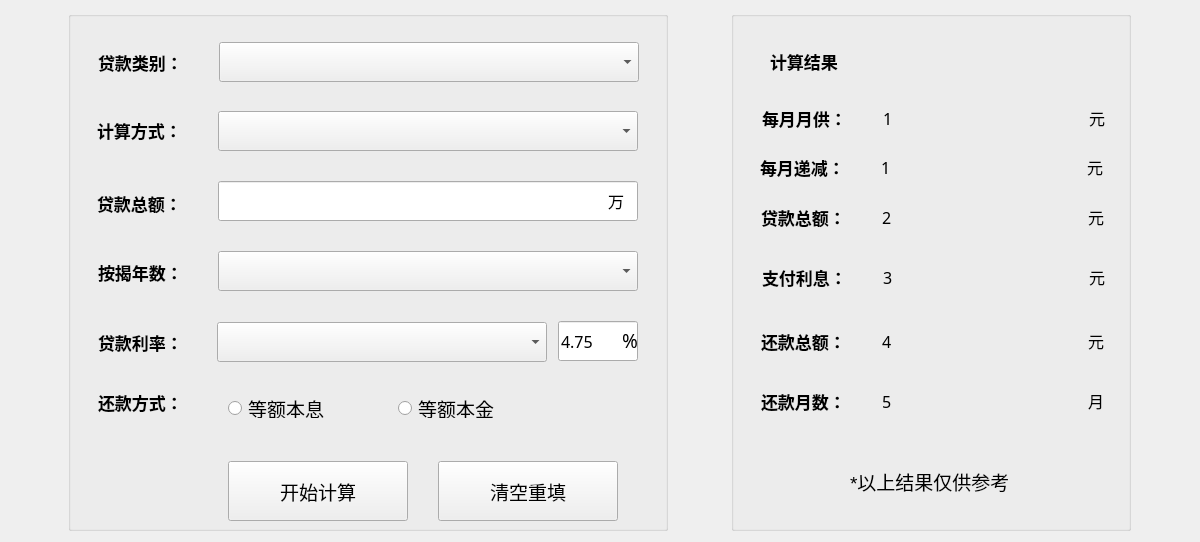
<?xml version="1.0" encoding="UTF-8"?>
<ui version="4.0">
 <class>Widget4</class>
 <widget class="QWidget" name="Widget4">
  <property name="geometry">
   <rect>
    <x>0</x>
    <y>0</y>
    <width>1200</width>
    <height>540</height>
   </rect>
  </property>
  <property name="minimumSize">
   <size>
    <width>0</width>
    <height>0</height>
   </size>
  </property>
  <property name="maximumSize">
   <size>
    <width>99999</width>
    <height>99999</height>
   </size>
  </property>
  <property name="windowTitle">
   <string>Form</string>
  </property>
  <layout class="QHBoxLayout" name="horizontalLayout">
   <item>
    <widget class="QGroupBox" name="groupBox">
     <property name="minimumSize">
      <size>
       <width>600</width>
       <height>520</height>
      </size>
     </property>
     <property name="maximumSize">
      <size>
       <width>600</width>
       <height>520</height>
      </size>
     </property>
     <property name="title">
      <string/>
     </property>
     <widget class="QLabel" name="label1">
      <property name="geometry">
       <rect>
        <x>30</x>
        <y>40</y>
        <width>115</width>
        <height>22</height>
       </rect>
      </property>
      <property name="minimumSize">
       <size>
        <width>115</width>
        <height>22</height>
       </size>
      </property>
      <property name="maximumSize">
       <size>
        <width>115</width>
        <height>22</height>
       </size>
      </property>
      <property name="font">
       <font>
        <family>黑体</family>
        <pointsize>13</pointsize>
        <weight>75</weight>
        <bold>true</bold>
       </font>
      </property>
      <property name="text">
       <string>贷款类别：</string>
      </property>
     </widget>
     <widget class="QLabel" name="label6">
      <property name="geometry">
       <rect>
        <x>30</x>
        <y>250</y>
        <width>115</width>
        <height>22</height>
       </rect>
      </property>
      <property name="minimumSize">
       <size>
        <width>115</width>
        <height>22</height>
       </size>
      </property>
      <property name="maximumSize">
       <size>
        <width>115</width>
        <height>22</height>
       </size>
      </property>
      <property name="font">
       <font>
        <family>黑体</family>
        <pointsize>13</pointsize>
        <weight>75</weight>
        <bold>true</bold>
       </font>
      </property>
      <property name="text">
       <string>按揭年数：</string>
      </property>
     </widget>
     <widget class="QComboBox" name="comboBox1">
      <property name="geometry">
       <rect>
        <x>151</x>
        <y>31</y>
        <width>420</width>
        <height>40</height>
       </rect>
      </property>
      <property name="minimumSize">
       <size>
        <width>420</width>
        <height>40</height>
       </size>
      </property>
      <property name="maximumSize">
       <size>
        <width>420</width>
        <height>40</height>
       </size>
      </property>
      <property name="font">
       <font>
        <family>微软雅黑 Light</family>
        <pointsize>12</pointsize>
       </font>
      </property>
     </widget>
     <widget class="QComboBox" name="comboBox3">
      <property name="geometry">
       <rect>
        <x>150</x>
        <y>240</y>
        <width>420</width>
        <height>40</height>
       </rect>
      </property>
      <property name="minimumSize">
       <size>
        <width>420</width>
        <height>40</height>
       </size>
      </property>
      <property name="maximumSize">
       <size>
        <width>420</width>
        <height>40</height>
       </size>
      </property>
      <property name="font">
       <font>
        <family>微软雅黑 Light</family>
        <pointsize>12</pointsize>
       </font>
      </property>
     </widget>
     <widget class="QLabel" name="label2">
      <property name="geometry">
       <rect>
        <x>29</x>
        <y>108</y>
        <width>115</width>
        <height>22</height>
       </rect>
      </property>
      <property name="minimumSize">
       <size>
        <width>115</width>
        <height>22</height>
       </size>
      </property>
      <property name="maximumSize">
       <size>
        <width>115</width>
        <height>22</height>
       </size>
      </property>
      <property name="font">
       <font>
        <family>黑体</family>
        <pointsize>13</pointsize>
        <weight>75</weight>
        <bold>true</bold>
       </font>
      </property>
      <property name="text">
       <string>计算方式：</string>
      </property>
     </widget>
     <widget class="QLabel" name="label7">
      <property name="geometry">
       <rect>
        <x>30</x>
        <y>320</y>
        <width>115</width>
        <height>22</height>
       </rect>
      </property>
      <property name="minimumSize">
       <size>
        <width>115</width>
        <height>22</height>
       </size>
      </property>
      <property name="maximumSize">
       <size>
        <width>115</width>
        <height>22</height>
       </size>
      </property>
      <property name="font">
       <font>
        <family>黑体</family>
        <pointsize>13</pointsize>
        <weight>75</weight>
        <bold>true</bold>
       </font>
      </property>
      <property name="text">
       <string>贷款利率：</string>
      </property>
     </widget>
     <widget class="QRadioButton" name="rbtn2">
      <property name="geometry">
       <rect>
        <x>330</x>
        <y>387</y>
        <width>115</width>
        <height>20</height>
       </rect>
      </property>
      <property name="minimumSize">
       <size>
        <width>115</width>
        <height>20</height>
       </size>
      </property>
      <property name="maximumSize">
       <size>
        <width>115</width>
        <height>20</height>
       </size>
      </property>
      <property name="font">
       <font>
        <family>新宋体</family>
        <pointsize>14</pointsize>
       </font>
      </property>
      <property name="text">
       <string>等额本金</string>
      </property>
     </widget>
     <widget class="QRadioButton" name="rbtn1">
      <property name="geometry">
       <rect>
        <x>160</x>
        <y>387</y>
        <width>115</width>
        <height>20</height>
       </rect>
      </property>
      <property name="minimumSize">
       <size>
        <width>115</width>
        <height>20</height>
       </size>
      </property>
      <property name="maximumSize">
       <size>
        <width>115</width>
        <height>20</height>
       </size>
      </property>
      <property name="font">
       <font>
        <family>新宋体</family>
        <pointsize>14</pointsize>
       </font>
      </property>
      <property name="text">
       <string>等额本息</string>
      </property>
     </widget>
     <widget class="QComboBox" name="comboBox2">
      <property name="geometry">
       <rect>
        <x>150</x>
        <y>100</y>
        <width>420</width>
        <height>40</height>
       </rect>
      </property>
      <property name="minimumSize">
       <size>
        <width>420</width>
        <height>40</height>
       </size>
      </property>
      <property name="maximumSize">
       <size>
        <width>420</width>
        <height>40</height>
       </size>
      </property>
      <property name="font">
       <font>
        <family>微软雅黑 Light</family>
        <pointsize>12</pointsize>
       </font>
      </property>
     </widget>
     <widget class="QLabel" name="label3">
      <property name="geometry">
       <rect>
        <x>29</x>
        <y>181</y>
        <width>115</width>
        <height>22</height>
       </rect>
      </property>
      <property name="minimumSize">
       <size>
        <width>115</width>
        <height>22</height>
       </size>
      </property>
      <property name="maximumSize">
       <size>
        <width>115</width>
        <height>22</height>
       </size>
      </property>
      <property name="font">
       <font>
        <family>黑体</family>
        <pointsize>13</pointsize>
        <weight>75</weight>
        <bold>true</bold>
       </font>
      </property>
      <property name="text">
       <string>贷款总额：</string>
      </property>
     </widget>
     <widget class="QLineEdit" name="lineEdit1">
      <property name="geometry">
       <rect>
        <x>150</x>
        <y>170</y>
        <width>420</width>
        <height>40</height>
       </rect>
      </property>
      <property name="minimumSize">
       <size>
        <width>420</width>
        <height>40</height>
       </size>
      </property>
      <property name="maximumSize">
       <size>
        <width>420</width>
        <height>40</height>
       </size>
      </property>
      <property name="font">
       <font>
        <family>微软雅黑 Light</family>
        <pointsize>12</pointsize>
       </font>
      </property>
     </widget>
     <widget class="QLabel" name="label9">
      <property name="geometry">
       <rect>
        <x>540</x>
        <y>170</y>
        <width>71</width>
        <height>40</height>
       </rect>
      </property>
      <property name="minimumSize">
       <size>
        <width>0</width>
        <height>40</height>
       </size>
      </property>
      <property name="maximumSize">
       <size>
        <width>16777215</width>
        <height>40</height>
       </size>
      </property>
      <property name="font">
       <font>
        <family>黑体</family>
        <pointsize>12</pointsize>
       </font>
      </property>
      <property name="text">
       <string>万</string>
      </property>
     </widget>
     <widget class="QPushButton" name="btn1">
      <property name="geometry">
       <rect>
        <x>160</x>
        <y>450</y>
        <width>180</width>
        <height>60</height>
       </rect>
      </property>
      <property name="minimumSize">
       <size>
        <width>180</width>
        <height>60</height>
       </size>
      </property>
      <property name="maximumSize">
       <size>
        <width>180</width>
        <height>60</height>
       </size>
      </property>
      <property name="font">
       <font>
        <family>黑体</family>
        <pointsize>14</pointsize>
       </font>
      </property>
      <property name="text">
       <string>开始计算</string>
      </property>
     </widget>
     <widget class="QLabel" name="label8">
      <property name="geometry">
       <rect>
        <x>30</x>
        <y>380</y>
        <width>115</width>
        <height>22</height>
       </rect>
      </property>
      <property name="minimumSize">
       <size>
        <width>115</width>
        <height>22</height>
       </size>
      </property>
      <property name="maximumSize">
       <size>
        <width>115</width>
        <height>22</height>
       </size>
      </property>
      <property name="font">
       <font>
        <family>黑体</family>
        <pointsize>13</pointsize>
        <weight>75</weight>
        <bold>true</bold>
       </font>
      </property>
      <property name="text">
       <string>还款方式：</string>
      </property>
     </widget>
     <widget class="QPushButton" name="btn2">
      <property name="geometry">
       <rect>
        <x>370</x>
        <y>450</y>
        <width>180</width>
        <height>60</height>
       </rect>
      </property>
      <property name="minimumSize">
       <size>
        <width>180</width>
        <height>60</height>
       </size>
      </property>
      <property name="maximumSize">
       <size>
        <width>180</width>
        <height>60</height>
       </size>
      </property>
      <property name="font">
       <font>
        <family>黑体</family>
        <pointsize>14</pointsize>
       </font>
      </property>
      <property name="text">
       <string>清空重填</string>
      </property>
     </widget>
     <widget class="QComboBox" name="comboBox5">
      <property name="geometry">
       <rect>
        <x>149</x>
        <y>311</y>
        <width>330</width>
        <height>40</height>
       </rect>
      </property>
      <property name="minimumSize">
       <size>
        <width>330</width>
        <height>40</height>
       </size>
      </property>
      <property name="maximumSize">
       <size>
        <width>330</width>
        <height>40</height>
       </size>
      </property>
      <property name="font">
       <font>
        <family>微软雅黑 Light</family>
        <pointsize>12</pointsize>
       </font>
      </property>
     </widget>
     <widget class="QLabel" name="label11">
      <property name="geometry">
       <rect>
        <x>554</x>
        <y>309</y>
        <width>31</width>
        <height>40</height>
       </rect>
      </property>
      <property name="minimumSize">
       <size>
        <width>0</width>
        <height>40</height>
       </size>
      </property>
      <property name="maximumSize">
       <size>
        <width>16777215</width>
        <height>40</height>
       </size>
      </property>
      <property name="font">
       <font>
        <family>黑体</family>
        <pointsize>14</pointsize>
       </font>
      </property>
      <property name="text">
       <string>%</string>
      </property>
     </widget>
     <widget class="QLineEdit" name="lineEdit3">
      <property name="geometry">
       <rect>
        <x>490</x>
        <y>310</y>
        <width>80</width>
        <height>40</height>
       </rect>
      </property>
      <property name="minimumSize">
       <size>
        <width>80</width>
        <height>40</height>
       </size>
      </property>
      <property name="maximumSize">
       <size>
        <width>80</width>
        <height>40</height>
       </size>
      </property>
      <property name="font">
       <font>
        <family>微软雅黑 Light</family>
        <pointsize>12</pointsize>
       </font>
      </property>
      <property name="text">
       <string>4.75</string>
      </property>
     </widget>
     <zorder>label1</zorder>
     <zorder>label6</zorder>
     <zorder>comboBox1</zorder>
     <zorder>comboBox3</zorder>
     <zorder>label2</zorder>
     <zorder>label7</zorder>
     <zorder>rbtn2</zorder>
     <zorder>rbtn1</zorder>
     <zorder>comboBox2</zorder>
     <zorder>label3</zorder>
     <zorder>lineEdit1</zorder>
     <zorder>label9</zorder>
     <zorder>btn1</zorder>
     <zorder>label8</zorder>
     <zorder>btn2</zorder>
     <zorder>comboBox5</zorder>
     <zorder>lineEdit3</zorder>
     <zorder>label11</zorder>
    </widget>
   </item>
   <item>
    <widget class="QGroupBox" name="groupBox_2">
     <property name="minimumSize">
      <size>
       <width>400</width>
       <height>520</height>
      </size>
     </property>
     <property name="maximumSize">
      <size>
       <width>400</width>
       <height>520</height>
      </size>
     </property>
     <property name="title">
      <string/>
     </property>
     <widget class="QLabel" name="label1_8">
      <property name="geometry">
       <rect>
        <x>30</x>
        <y>379</y>
        <width>115</width>
        <height>22</height>
       </rect>
      </property>
      <property name="minimumSize">
       <size>
        <width>115</width>
        <height>22</height>
       </size>
      </property>
      <property name="maximumSize">
       <size>
        <width>115</width>
        <height>22</height>
       </size>
      </property>
      <property name="font">
       <font>
        <family>黑体</family>
        <pointsize>13</pointsize>
        <weight>75</weight>
        <bold>true</bold>
       </font>
      </property>
      <property name="text">
       <string>还款月数：</string>
      </property>
     </widget>
     <widget class="QLabel" name="label_8">
      <property name="geometry">
       <rect>
        <x>152</x>
        <y>92</y>
        <width>200</width>
        <height>30</height>
       </rect>
      </property>
      <property name="minimumSize">
       <size>
        <width>200</width>
        <height>30</height>
       </size>
      </property>
      <property name="maximumSize">
       <size>
        <width>200</width>
        <height>30</height>
       </size>
      </property>
      <property name="font">
       <font>
        <family>微软雅黑 Light</family>
        <pointsize>12</pointsize>
       </font>
      </property>
      <property name="text">
       <string>1</string>
      </property>
     </widget>
     <widget class="QLabel" name="label_5">
      <property name="geometry">
       <rect>
        <x>357</x>
        <y>191</y>
        <width>20</width>
        <height>30</height>
       </rect>
      </property>
      <property name="minimumSize">
       <size>
        <width>20</width>
        <height>30</height>
       </size>
      </property>
      <property name="maximumSize">
       <size>
        <width>20</width>
        <height>30</height>
       </size>
      </property>
      <property name="font">
       <font>
        <family>楷体</family>
        <pointsize>12</pointsize>
       </font>
      </property>
      <property name="text">
       <string>元</string>
      </property>
     </widget>
     <widget class="QLabel" name="label_6">
      <property name="geometry">
       <rect>
        <x>357</x>
        <y>375</y>
        <width>20</width>
        <height>30</height>
       </rect>
      </property>
      <property name="minimumSize">
       <size>
        <width>20</width>
        <height>30</height>
       </size>
      </property>
      <property name="maximumSize">
       <size>
        <width>20</width>
        <height>30</height>
       </size>
      </property>
      <property name="font">
       <font>
        <family>楷体</family>
        <pointsize>12</pointsize>
       </font>
      </property>
      <property name="text">
       <string>月</string>
      </property>
     </widget>
     <widget class="QLabel" name="label_10">
      <property name="geometry">
       <rect>
        <x>151</x>
        <y>375</y>
        <width>200</width>
        <height>30</height>
       </rect>
      </property>
      <property name="minimumSize">
       <size>
        <width>200</width>
        <height>30</height>
       </size>
      </property>
      <property name="maximumSize">
       <size>
        <width>200</width>
        <height>30</height>
       </size>
      </property>
      <property name="font">
       <font>
        <family>微软雅黑 Light</family>
        <pointsize>12</pointsize>
       </font>
      </property>
      <property name="text">
       <string>5</string>
      </property>
     </widget>
     <widget class="QLabel" name="label_2">
      <property name="geometry">
       <rect>
        <x>119</x>
        <y>455</y>
        <width>200</width>
        <height>30</height>
       </rect>
      </property>
      <property name="minimumSize">
       <size>
        <width>200</width>
        <height>30</height>
       </size>
      </property>
      <property name="maximumSize">
       <size>
        <width>200</width>
        <height>30</height>
       </size>
      </property>
      <property name="font">
       <font>
        <family>Arial</family>
        <pointsize>14</pointsize>
       </font>
      </property>
      <property name="text">
       <string>*以上结果仅供参考</string>
      </property>
     </widget>
     <widget class="QLabel" name="label1_6">
      <property name="geometry">
       <rect>
        <x>31</x>
        <y>255</y>
        <width>115</width>
        <height>22</height>
       </rect>
      </property>
      <property name="minimumSize">
       <size>
        <width>115</width>
        <height>22</height>
       </size>
      </property>
      <property name="maximumSize">
       <size>
        <width>115</width>
        <height>22</height>
       </size>
      </property>
      <property name="font">
       <font>
        <family>黑体</family>
        <pointsize>13</pointsize>
        <weight>75</weight>
        <bold>true</bold>
       </font>
      </property>
      <property name="text">
       <string>支付利息：</string>
      </property>
     </widget>
     <widget class="QLabel" name="label_4">
      <property name="geometry">
       <rect>
        <x>358</x>
        <y>92</y>
        <width>20</width>
        <height>30</height>
       </rect>
      </property>
      <property name="minimumSize">
       <size>
        <width>20</width>
        <height>30</height>
       </size>
      </property>
      <property name="maximumSize">
       <size>
        <width>20</width>
        <height>30</height>
       </size>
      </property>
      <property name="font">
       <font>
        <family>楷体</family>
        <pointsize>12</pointsize>
       </font>
      </property>
      <property name="text">
       <string>元</string>
      </property>
     </widget>
     <widget class="QLabel" name="label_11">
      <property name="geometry">
       <rect>
        <x>358</x>
        <y>251</y>
        <width>20</width>
        <height>30</height>
       </rect>
      </property>
      <property name="minimumSize">
       <size>
        <width>20</width>
        <height>30</height>
       </size>
      </property>
      <property name="maximumSize">
       <size>
        <width>20</width>
        <height>30</height>
       </size>
      </property>
      <property name="font">
       <font>
        <family>楷体</family>
        <pointsize>12</pointsize>
       </font>
      </property>
      <property name="text">
       <string>元</string>
      </property>
     </widget>
     <widget class="QLabel" name="label1_5">
      <property name="geometry">
       <rect>
        <x>30</x>
        <y>195</y>
        <width>115</width>
        <height>22</height>
       </rect>
      </property>
      <property name="minimumSize">
       <size>
        <width>115</width>
        <height>22</height>
       </size>
      </property>
      <property name="maximumSize">
       <size>
        <width>115</width>
        <height>22</height>
       </size>
      </property>
      <property name="font">
       <font>
        <family>黑体</family>
        <pointsize>13</pointsize>
        <weight>75</weight>
        <bold>true</bold>
       </font>
      </property>
      <property name="text">
       <string>贷款总额：</string>
      </property>
     </widget>
     <widget class="QLabel" name="label_14">
      <property name="geometry">
       <rect>
        <x>357</x>
        <y>315</y>
        <width>20</width>
        <height>30</height>
       </rect>
      </property>
      <property name="minimumSize">
       <size>
        <width>20</width>
        <height>30</height>
       </size>
      </property>
      <property name="maximumSize">
       <size>
        <width>20</width>
        <height>30</height>
       </size>
      </property>
      <property name="font">
       <font>
        <family>楷体</family>
        <pointsize>12</pointsize>
       </font>
      </property>
      <property name="text">
       <string>元</string>
      </property>
     </widget>
     <widget class="QLabel" name="label_13">
      <property name="geometry">
       <rect>
        <x>151</x>
        <y>315</y>
        <width>200</width>
        <height>30</height>
       </rect>
      </property>
      <property name="minimumSize">
       <size>
        <width>200</width>
        <height>30</height>
       </size>
      </property>
      <property name="maximumSize">
       <size>
        <width>200</width>
        <height>30</height>
       </size>
      </property>
      <property name="font">
       <font>
        <family>微软雅黑 Light</family>
        <pointsize>12</pointsize>
       </font>
      </property>
      <property name="text">
       <string>4</string>
      </property>
     </widget>
     <widget class="QLabel" name="label1_7">
      <property name="geometry">
       <rect>
        <x>30</x>
        <y>319</y>
        <width>115</width>
        <height>22</height>
       </rect>
      </property>
      <property name="minimumSize">
       <size>
        <width>115</width>
        <height>22</height>
       </size>
      </property>
      <property name="maximumSize">
       <size>
        <width>115</width>
        <height>22</height>
       </size>
      </property>
      <property name="font">
       <font>
        <family>黑体</family>
        <pointsize>13</pointsize>
        <weight>75</weight>
        <bold>true</bold>
       </font>
      </property>
      <property name="text">
       <string>还款总额：</string>
      </property>
     </widget>
     <widget class="QLabel" name="label_9">
      <property name="geometry">
       <rect>
        <x>151</x>
        <y>191</y>
        <width>200</width>
        <height>30</height>
       </rect>
      </property>
      <property name="minimumSize">
       <size>
        <width>200</width>
        <height>30</height>
       </size>
      </property>
      <property name="maximumSize">
       <size>
        <width>200</width>
        <height>30</height>
       </size>
      </property>
      <property name="font">
       <font>
        <family>微软雅黑 Light</family>
        <pointsize>12</pointsize>
       </font>
      </property>
      <property name="text">
       <string>2</string>
      </property>
     </widget>
     <widget class="QLabel" name="label1_10">
      <property name="geometry">
       <rect>
        <x>31</x>
        <y>96</y>
        <width>115</width>
        <height>22</height>
       </rect>
      </property>
      <property name="minimumSize">
       <size>
        <width>115</width>
        <height>22</height>
       </size>
      </property>
      <property name="maximumSize">
       <size>
        <width>115</width>
        <height>22</height>
       </size>
      </property>
      <property name="font">
       <font>
        <family>黑体</family>
        <pointsize>13</pointsize>
        <weight>75</weight>
        <bold>true</bold>
       </font>
      </property>
      <property name="text">
       <string>每月月供：</string>
      </property>
     </widget>
     <widget class="QLabel" name="label_12">
      <property name="geometry">
       <rect>
        <x>152</x>
        <y>251</y>
        <width>200</width>
        <height>30</height>
       </rect>
      </property>
      <property name="minimumSize">
       <size>
        <width>200</width>
        <height>30</height>
       </size>
      </property>
      <property name="maximumSize">
       <size>
        <width>200</width>
        <height>30</height>
       </size>
      </property>
      <property name="font">
       <font>
        <family>微软雅黑 Light</family>
        <pointsize>12</pointsize>
       </font>
      </property>
      <property name="text">
       <string>3</string>
      </property>
     </widget>
     <widget class="QLabel" name="label1_4">
      <property name="geometry">
       <rect>
        <x>39</x>
        <y>39</y>
        <width>115</width>
        <height>22</height>
       </rect>
      </property>
      <property name="minimumSize">
       <size>
        <width>115</width>
        <height>22</height>
       </size>
      </property>
      <property name="maximumSize">
       <size>
        <width>115</width>
        <height>22</height>
       </size>
      </property>
      <property name="font">
       <font>
        <family>黑体</family>
        <pointsize>13</pointsize>
        <weight>75</weight>
        <bold>true</bold>
       </font>
      </property>
      <property name="text">
       <string>计算结果</string>
      </property>
     </widget>
     <widget class="QLabel" name="label_7">
      <property name="geometry">
       <rect>
        <x>356</x>
        <y>141</y>
        <width>20</width>
        <height>30</height>
       </rect>
      </property>
      <property name="minimumSize">
       <size>
        <width>20</width>
        <height>30</height>
       </size>
      </property>
      <property name="maximumSize">
       <size>
        <width>20</width>
        <height>30</height>
       </size>
      </property>
      <property name="font">
       <font>
        <family>楷体</family>
        <pointsize>12</pointsize>
       </font>
      </property>
      <property name="text">
       <string>元</string>
      </property>
     </widget>
     <widget class="QLabel" name="label1_11">
      <property name="geometry">
       <rect>
        <x>29</x>
        <y>145</y>
        <width>115</width>
        <height>22</height>
       </rect>
      </property>
      <property name="minimumSize">
       <size>
        <width>115</width>
        <height>22</height>
       </size>
      </property>
      <property name="maximumSize">
       <size>
        <width>115</width>
        <height>22</height>
       </size>
      </property>
      <property name="font">
       <font>
        <family>黑体</family>
        <pointsize>13</pointsize>
        <weight>75</weight>
        <bold>true</bold>
       </font>
      </property>
      <property name="text">
       <string>每月递减：</string>
      </property>
     </widget>
     <widget class="QLabel" name="label_15">
      <property name="geometry">
       <rect>
        <x>150</x>
        <y>141</y>
        <width>200</width>
        <height>30</height>
       </rect>
      </property>
      <property name="minimumSize">
       <size>
        <width>200</width>
        <height>30</height>
       </size>
      </property>
      <property name="maximumSize">
       <size>
        <width>200</width>
        <height>30</height>
       </size>
      </property>
      <property name="font">
       <font>
        <family>微软雅黑 Light</family>
        <pointsize>12</pointsize>
       </font>
      </property>
      <property name="text">
       <string>1</string>
      </property>
     </widget>
    </widget>
   </item>
  </layout>
 </widget>
 <resources/>
 <connections/>
</ui>
